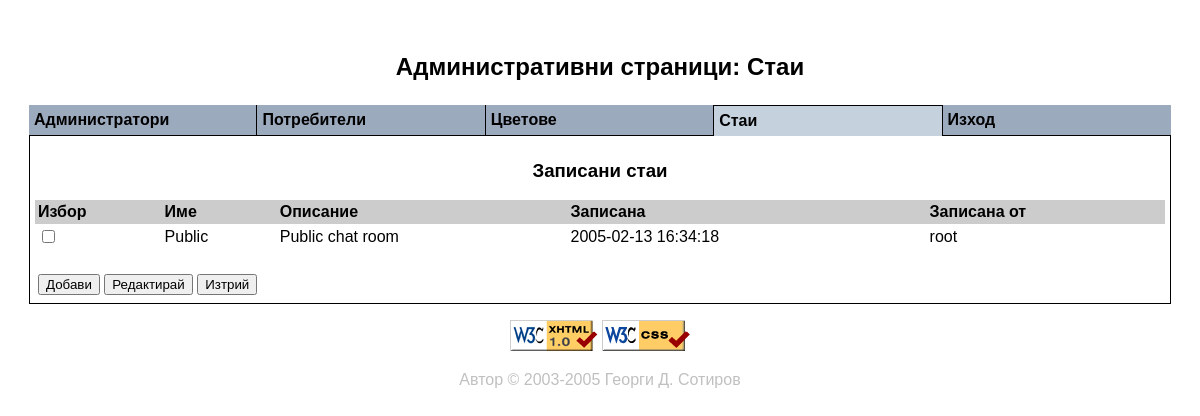
The page /adm_rooms.php (signed in) on the database its author committed.
### tables this page shows
CREATE TABLE rooms (
    RoomID      INT /*!UNSIGNED */ UNIQUE NOT NULL /*! AUTO_INCREMENT */,
    RoomName    VARCHAR(16)        UNIQUE NOT NULL,
    Descr       VARCHAR(255)              NOT NULL,
    ModDate     DATE                      NOT NULL DEFAULT '0000-00-00',
    ModTime     TIME                      NOT NULL DEFAULT '00:00:00',
    AdminID     INT /*!UNSIGNED*/         NOT NULL DEFAULT 1,
    PRIMARY KEY (RoomID),
    INDEX (AdminID)
);

### adm_rooms.php (the view, shortened to what this page needs)
<?php
  include("admin.inc.php");
?>
<!DOCTYPE html PUBLIC "-//W3C//DTD XHTML 1.0 Transitional//EN"
 "http://www.w3.org/TR/xhtml1/DTD/xhtml1-transitional.dtd">
<html xmlns="http://www.w3.org/1999/xhtml" xml:lang="bg" lang="bg">
<head>
<link href="chat.css" rel="stylesheet" type="text/css" />
</head>
<body class="Admin" onload="javascript: focusFirst(); return true">
<p align="center" class="midhdr">Административни страници: Стаи</p>
<table align="center" class="tbThinBorder" cellspacing="0" width="100%">
<tr><td colspan="6" class="tdData">
<p align="center" class="smlhdr">Записани стаи</p>
<form action="adm_roomsmod.php" method="post">
<table align="center" cellspacing="0" class="tbInfo" width="100%">
<tr>
<th>Избор</th>
<th>Име</th>
<th>Описание</th>
<th>Записана</th>
<th>Записана от</th>
</tr>
<?php
  if ( $lnk = @mysql_pconnect(DB_SERVER, DB_RO_USER, DB_RO_PWD) ) {
    if ( @mysql_select_db(DB_NAME, $lnk) ) {
      $query  = "SELECT rooms.RoomID,rooms.RoomName,rooms.Descr,";
      $query .= "rooms.ModDate,rooms.ModTime,";
      $query .= "administrators.Username AS ModByName";
      $query .= " FROM rooms,administrators";
      $query .= " WHERE rooms.AdminID=administrators.AdminID";
      $res = @mysql_query($query, $lnk);
      if ( @mysql_num_rows($res) > 0 ) {
        $RowNum = 1;
        while ( $RoomDetails = @mysql_fetch_array($res, MYSQL_ASSOC) ) {
          if ( $RowNum++ % 2 )
            print("<tr class=\"trOdd\">\n");
          else print("<tr>\n");
          print("<td><input name=\"RoomIds[]\" type=\"checkbox\" value=\"");
          print($RoomDetails['RoomID']."\" /></td>\n");
          print("<td>".$RoomDetails['RoomName']."</td>\n");
          print("<td>".$RoomDetails['Descr']."</td>\n");
          print("<td>".$RoomDetails['ModDate']." ".$RoomDetails['ModTime']."</td>\n");
          print("<td>".$RoomDetails['ModByName']."</td>\n");
          print("</tr>\n");
        }
      }
    }
    else {
      PrintError(202);
      exit;
    }
  }
  else {
    PrintError(201);
    exit;
  }
?>
</table>
<table width="100%">
<tr><td>&nbsp;</td></tr>
<tr><td><input name="SubmitAdd" type="submit" value="Добави" />
<input name="SubmitEdit" type="submit" value="Редактирай" />
<input name="SubmitDel" type="submit" value="Изтрий" />
</td></tr></table></form></td></tr></table>
<p align="center"><a href="http://validator.w3.org/check/referer">
<img border="0" src="valid-xhtml.png" alt="Valid XHTML 1.0!"
height="31" width="88" /></a>
<a class="right" href="http://jigsaw.w3.org/css-validator/check/referer">
<img alt="Valid CSS!" border="0" height="31" src="valid-css.png" width="88" />
</a></p>
<p align="center" class="copyright">Автор &copy; 2003-2005
<a class="aCopyright" href="mailto: <?php echo CHAT_CONTACT ?>">
<?php echo CHAT_AUTHOR ?></a></p>
</body>
</html>

### chat.css (style rules this page uses)
a, a:link, a:visited, a:hover, a.aTabInactive, a.aTabInactive:link, a.aTabInactive:visited, a.aTabInactive:hover, a.aCopyright:link, a.aCopyright:visited { background-color: transparent; font: 12pt Arial, Helvetica, sans-serif; text-decoration: none; }
a:link, a:visited { color: #0000FF; }
a.aCopyright:link, a.aCopyright:visited { color: #C0C0C0; }
body { background-color: #FFFFFF; color: #000000; margin: 0px 0px 0px 0px; padding: 5px 5px 5px 5px; }
body.Admin { margin: 2% 2% 2% 2%; }
table { border-style: none; empty-cells: show; font: normal normal normal 12pt Arial, Helvetica, sans-serif; }
table.tbThinBorder td.tdTabActive, table.tbThinBorder td.tdTabActiveFirst, table.tbThinBorder td.tdTabInactive, table.tbThinBorder td.tdTabInactiveLast, table.tbThinBorder td.tdData { border-color: #000000; border-style: solid; color: #000000; padding: 5px 5px 5px 5px; }
table.tbThinBorder td.tdData { border-width: 0px 1px 1px 1px; background: transparent; }
table.tbInfo th, table.tbOnline th { background: #CCCCCC; font-weight: bold; text-align: left; padding: 3px 3px 3px 3px; }
table.tbInfo tr { background: #DDDDDD; }
table.tbInfo tr.trOdd { background: #FFFFFF; }
table.tbInfo td, table.tbOnline td { padding: 3px 3px 3px 3px; }
.midhdr { font: normal normal bold 18pt Arial, Helvetica, sans-serif; }
.smlhdr { font: normal normal bold 14pt Arial, Helvetica, sans-serif; }
.copyright, .error, .required, .text { font: normal normal normal 12pt Arial, Helvetica, sans-serif; }
.copyright { color: #C0C0C0; }

### rows shown on the page
rooms: RoomName "Public", Descr "Public chat room", ModDate "2005-02-13", ModTime "16:34:18", AdminID.Username "root"

### other values the page prints
$Value['title'] "Администратори"
$Value['title'] "Потребители"
$Value['title'] "Цветове"
$Value['title'] "Стаи"
$Value['title'] "Изход"
CHAT_AUTHOR "Георги Д. Сотиров"
